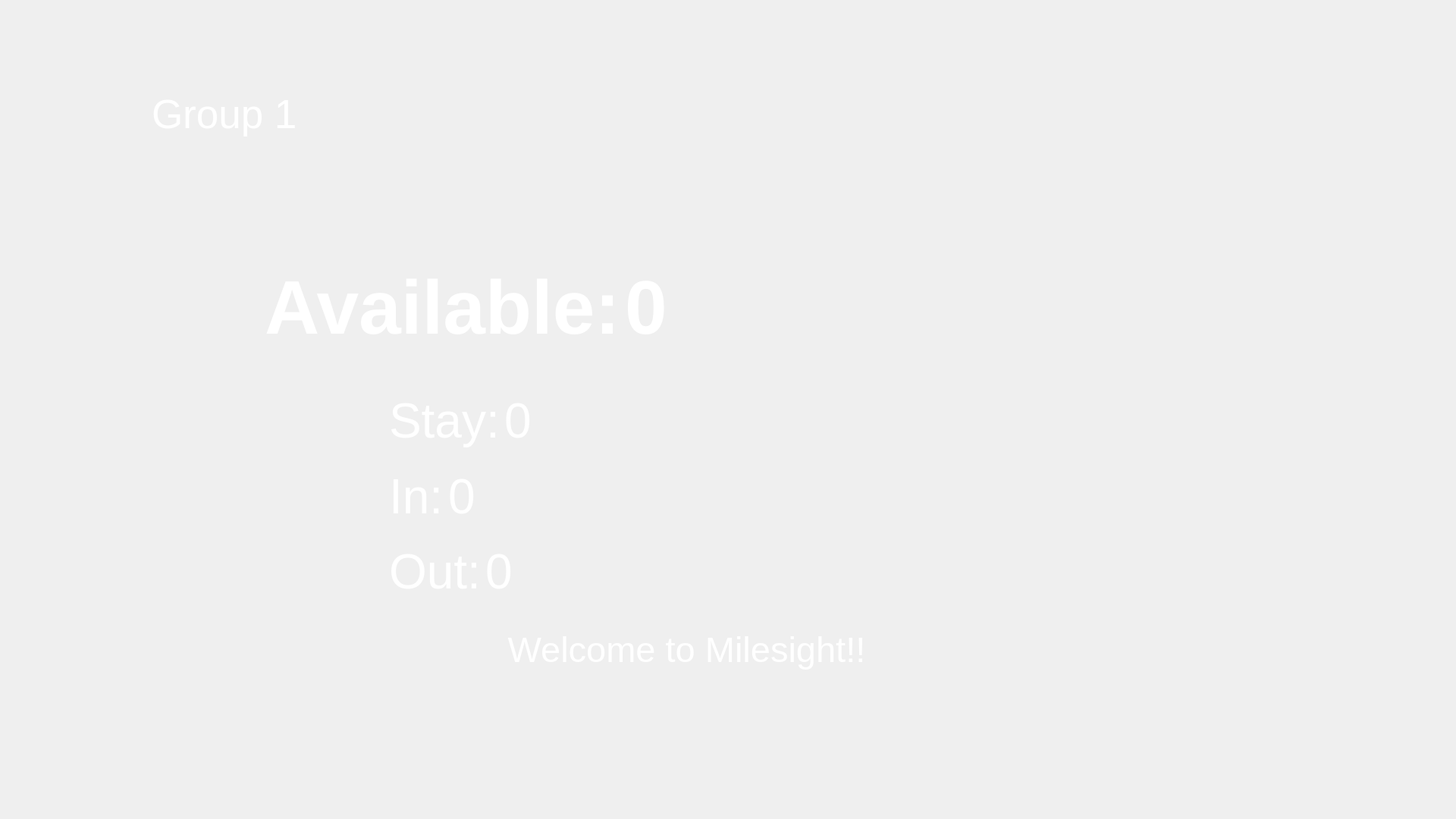
<?xml version="1.0" encoding="UTF-8"?>
<ui version="4.0">
 <class>LiveViewOccupancy</class>
 <widget class="QWidget" name="LiveViewOccupancy">
  <property name="geometry">
   <rect>
    <x>0</x>
    <y>0</y>
    <width>1920</width>
    <height>1080</height>
   </rect>
  </property>
  <property name="windowTitle">
   <string>Form</string>
  </property>
  <layout class="QGridLayout" name="gridLayout">
   <property name="leftMargin">
    <number>0</number>
   </property>
   <property name="topMargin">
    <number>0</number>
   </property>
   <property name="rightMargin">
    <number>0</number>
   </property>
   <property name="bottomMargin">
    <number>0</number>
   </property>
   <item row="0" column="0">
    <widget class="QWidget" name="widgetBackground" native="true">
     <property name="styleSheet">
      <string notr="true">QWidget#widgetBackground
{
	border-image: url(:/liveview_occupancy/liveview_occupancy/BG.jpg);
}</string>
     </property>
     <widget class="QWidget" name="rcWidgetLogo" native="true">
      <property name="geometry">
       <rect>
        <x>870</x>
        <y>40</y>
        <width>184</width>
        <height>50</height>
       </rect>
      </property>
      <layout class="QGridLayout" name="gridLayout_2">
       <property name="leftMargin">
        <number>0</number>
       </property>
       <property name="topMargin">
        <number>0</number>
       </property>
       <property name="rightMargin">
        <number>0</number>
       </property>
       <property name="bottomMargin">
        <number>0</number>
       </property>
       <item row="0" column="0">
        <widget class="QLabel" name="label">
         <property name="text">
          <string/>
         </property>
         <property name="pixmap">
          <pixmap resource="../resource/resource.qrc">:/liveview_occupancy/liveview_occupancy/LOGO.png</pixmap>
         </property>
         <property name="alignment">
          <set>Qt::AlignCenter</set>
         </property>
        </widget>
       </item>
      </layout>
     </widget>
     <widget class="QWidget" name="rcWidgetData" native="true">
      <property name="geometry">
       <rect>
        <x>340</x>
        <y>340</y>
        <width>901</width>
        <height>461</height>
       </rect>
      </property>
      <layout class="QVBoxLayout" name="verticalLayout">
       <item>
        <widget class="QWidget" name="widgetAvailable" native="true">
         <property name="styleSheet">
          <string notr="true">QLabel {color: #FFFFFF; font-size: 75pt; font-weight: bold;}</string>
         </property>
         <layout class="QHBoxLayout" name="horizontalLayout">
          <property name="bottomMargin">
           <number>40</number>
          </property>
          <item>
           <widget class="QLabel" name="labelAvailable">
            <property name="text">
             <string>Available:</string>
            </property>
           </widget>
          </item>
          <item>
           <widget class="QLabel" name="labelAvailableValue">
            <property name="sizePolicy">
             <sizepolicy hsizetype="Expanding" vsizetype="Preferred">
              <horstretch>0</horstretch>
              <verstretch>0</verstretch>
             </sizepolicy>
            </property>
            <property name="text">
             <string>0</string>
            </property>
           </widget>
          </item>
         </layout>
        </widget>
       </item>
       <item>
        <widget class="QWidget" name="widgetStay" native="true">
         <property name="styleSheet">
          <string notr="true">QLabel {color: #FFFFFF; font-size: 48pt;}</string>
         </property>
         <layout class="QHBoxLayout" name="horizontalLayoutStay">
          <property name="leftMargin">
           <number>100</number>
          </property>
          <item>
           <widget class="QLabel" name="labelIconStay">
            <property name="styleSheet">
             <string notr="true">padding-right: 30px;</string>
            </property>
            <property name="text">
             <string/>
            </property>
            <property name="pixmap">
             <pixmap resource="../resource/resource.qrc">:/liveview_occupancy/liveview_occupancy/Stays_1.png</pixmap>
            </property>
           </widget>
          </item>
          <item>
           <widget class="QLabel" name="labelStay">
            <property name="text">
             <string>Stay:</string>
            </property>
           </widget>
          </item>
          <item>
           <widget class="QLabel" name="labelStayValue">
            <property name="sizePolicy">
             <sizepolicy hsizetype="Expanding" vsizetype="Preferred">
              <horstretch>0</horstretch>
              <verstretch>0</verstretch>
             </sizepolicy>
            </property>
            <property name="text">
             <string>0</string>
            </property>
           </widget>
          </item>
         </layout>
        </widget>
       </item>
       <item>
        <widget class="QWidget" name="widgetIn" native="true">
         <property name="styleSheet">
          <string notr="true">QLabel {color: #FFFFFF; font-size: 48pt;}</string>
         </property>
         <layout class="QHBoxLayout" name="horizontalLayoutIn">
          <property name="leftMargin">
           <number>100</number>
          </property>
          <item>
           <widget class="QLabel" name="labelIconIn">
            <property name="styleSheet">
             <string notr="true">padding-right: 30px;</string>
            </property>
            <property name="text">
             <string/>
            </property>
            <property name="pixmap">
             <pixmap resource="../resource/resource.qrc">:/liveview_occupancy/liveview_occupancy/In_1.png</pixmap>
            </property>
           </widget>
          </item>
          <item>
           <widget class="QLabel" name="labelIn">
            <property name="text">
             <string>In:</string>
            </property>
           </widget>
          </item>
          <item>
           <widget class="QLabel" name="labelInValue">
            <property name="sizePolicy">
             <sizepolicy hsizetype="Expanding" vsizetype="Preferred">
              <horstretch>0</horstretch>
              <verstretch>0</verstretch>
             </sizepolicy>
            </property>
            <property name="text">
             <string>0</string>
            </property>
           </widget>
          </item>
         </layout>
        </widget>
       </item>
       <item>
        <widget class="QWidget" name="widgetOut" native="true">
         <property name="styleSheet">
          <string notr="true">QLabel {color: #FFFFFF; font-size: 48pt;}</string>
         </property>
         <layout class="QHBoxLayout" name="horizontalLayoutOut">
          <property name="leftMargin">
           <number>100</number>
          </property>
          <item>
           <widget class="QLabel" name="labelIconOut">
            <property name="styleSheet">
             <string notr="true">padding-right: 30px;</string>
            </property>
            <property name="text">
             <string/>
            </property>
            <property name="pixmap">
             <pixmap resource="../resource/resource.qrc">:/liveview_occupancy/liveview_occupancy/Out_1.png</pixmap>
            </property>
           </widget>
          </item>
          <item>
           <widget class="QLabel" name="labelOut">
            <property name="text">
             <string>Out:</string>
            </property>
           </widget>
          </item>
          <item>
           <widget class="QLabel" name="labelOutValue">
            <property name="sizePolicy">
             <sizepolicy hsizetype="Expanding" vsizetype="Preferred">
              <horstretch>0</horstretch>
              <verstretch>0</verstretch>
             </sizepolicy>
            </property>
            <property name="text">
             <string>0</string>
            </property>
           </widget>
          </item>
         </layout>
        </widget>
       </item>
      </layout>
     </widget>
     <widget class="QWidget" name="rcWidgetGroup" native="true">
      <property name="geometry">
       <rect>
        <x>200</x>
        <y>110</y>
        <width>231</width>
        <height>81</height>
       </rect>
      </property>
      <layout class="QHBoxLayout" name="horizontalLayout_2">
       <property name="leftMargin">
        <number>0</number>
       </property>
       <property name="topMargin">
        <number>0</number>
       </property>
       <property name="rightMargin">
        <number>0</number>
       </property>
       <property name="bottomMargin">
        <number>0</number>
       </property>
       <item>
        <widget class="MyLabel" name="labelGroup">
         <property name="styleSheet">
          <string notr="true">QLabel
{
	color: #FFFFFF;
	font: 40pt;
}</string>
         </property>
         <property name="text">
          <string>Group 1</string>
         </property>
        </widget>
       </item>
      </layout>
     </widget>
     <widget class="QWidget" name="rcWidgetRefresh" native="true">
      <property name="geometry">
       <rect>
        <x>1670</x>
        <y>830</y>
        <width>89</width>
        <height>52</height>
       </rect>
      </property>
      <layout class="QHBoxLayout" name="horizontalLayout_3">
       <property name="leftMargin">
        <number>0</number>
       </property>
       <property name="topMargin">
        <number>0</number>
       </property>
       <property name="rightMargin">
        <number>0</number>
       </property>
       <property name="bottomMargin">
        <number>0</number>
       </property>
       <item>
        <widget class="MyToolButton" name="toolButtonReset">
         <property name="sizePolicy">
          <sizepolicy hsizetype="Ignored" vsizetype="Ignored">
           <horstretch>0</horstretch>
           <verstretch>0</verstretch>
          </sizepolicy>
         </property>
         <property name="styleSheet">
          <string notr="true">QToolButton
{
	border: 0px;
	border-image: url(:/liveview_occupancy/liveview_occupancy/Refresh_1.png);
	background-color: transparent;
}
QToolButton:hover
{
	border-image: url(:/liveview_occupancy/liveview_occupancy/Refresh-highlight_1.png);
}
QToolButton:pressed
{
	border-image: url(:/liveview_occupancy/liveview_occupancy/Refresh_1.png);
}</string>
         </property>
         <property name="text">
          <string/>
         </property>
        </widget>
       </item>
      </layout>
     </widget>
     <widget class="QWidget" name="rcWidgetQuit" native="true">
      <property name="geometry">
       <rect>
        <x>1700</x>
        <y>127</y>
        <width>52</width>
        <height>48</height>
       </rect>
      </property>
      <layout class="QHBoxLayout" name="horizontalLayout_4">
       <property name="leftMargin">
        <number>0</number>
       </property>
       <property name="topMargin">
        <number>0</number>
       </property>
       <property name="rightMargin">
        <number>0</number>
       </property>
       <property name="bottomMargin">
        <number>0</number>
       </property>
       <item>
        <widget class="MyToolButton" name="toolButtonQuit">
         <property name="sizePolicy">
          <sizepolicy hsizetype="Ignored" vsizetype="Ignored">
           <horstretch>0</horstretch>
           <verstretch>0</verstretch>
          </sizepolicy>
         </property>
         <property name="styleSheet">
          <string notr="true">QToolButton
{
	border: 0px;
	border-image: url(:/liveview_occupancy/liveview_occupancy/shut_1.png);
	background-color: transparent;
}
QToolButton:hover
{
	border-image: url(:/liveview_occupancy/liveview_occupancy/shut-highlight_1.png);
}
QToolButton:pressed
{
	border-image: url(:/liveview_occupancy/liveview_occupancy/shut_1.png);
}</string>
         </property>
         <property name="text">
          <string/>
         </property>
        </widget>
       </item>
      </layout>
     </widget>
     <widget class="QWidget" name="rcWidgetSetting" native="true">
      <property name="geometry">
       <rect>
        <x>450</x>
        <y>130</y>
        <width>46</width>
        <height>47</height>
       </rect>
      </property>
      <layout class="QHBoxLayout" name="horizontalLayout_9">
       <property name="leftMargin">
        <number>0</number>
       </property>
       <property name="topMargin">
        <number>0</number>
       </property>
       <property name="rightMargin">
        <number>0</number>
       </property>
       <property name="bottomMargin">
        <number>0</number>
       </property>
       <item>
        <widget class="MyToolButton" name="toolButtonSetting">
         <property name="sizePolicy">
          <sizepolicy hsizetype="Ignored" vsizetype="Ignored">
           <horstretch>0</horstretch>
           <verstretch>0</verstretch>
          </sizepolicy>
         </property>
         <property name="styleSheet">
          <string notr="true">QToolButton
{
	border: 0px;
	border-image: url(:/liveview_occupancy/liveview_occupancy/Setup_1.png);
	background-color: transparent;
}
QToolButton:hover
{
	border-image: url(:/liveview_occupancy/liveview_occupancy/Setup-highlight_1.png);
}
QToolButton:pressed
{
	border-image: url(:/liveview_occupancy/liveview_occupancy/Setup_1.png);
}</string>
         </property>
         <property name="text">
          <string/>
         </property>
        </widget>
       </item>
      </layout>
     </widget>
     <widget class="QWidget" name="rcWidgetIcon" native="true">
      <property name="geometry">
       <rect>
        <x>1150</x>
        <y>280</y>
        <width>400</width>
        <height>570</height>
       </rect>
      </property>
      <layout class="QVBoxLayout" name="verticalLayout_2">
       <item>
        <widget class="QLabel" name="labelGreen">
         <property name="sizePolicy">
          <sizepolicy hsizetype="Preferred" vsizetype="Expanding">
           <horstretch>0</horstretch>
           <verstretch>0</verstretch>
          </sizepolicy>
         </property>
         <property name="text">
          <string/>
         </property>
         <property name="pixmap">
          <pixmap resource="../resource/resource.qrc">:/liveview_occupancy/liveview_occupancy/green_1.png</pixmap>
         </property>
         <property name="alignment">
          <set>Qt::AlignCenter</set>
         </property>
        </widget>
       </item>
       <item>
        <widget class="QLabel" name="labelRed">
         <property name="sizePolicy">
          <sizepolicy hsizetype="Preferred" vsizetype="Expanding">
           <horstretch>0</horstretch>
           <verstretch>0</verstretch>
          </sizepolicy>
         </property>
         <property name="text">
          <string/>
         </property>
         <property name="pixmap">
          <pixmap resource="../resource/resource.qrc">:/liveview_occupancy/liveview_occupancy/gray_1.png</pixmap>
         </property>
         <property name="alignment">
          <set>Qt::AlignCenter</set>
         </property>
        </widget>
       </item>
      </layout>
     </widget>
     <widget class="QLabel" name="labelMessage">
      <property name="geometry">
       <rect>
        <x>170</x>
        <y>830</y>
        <width>1471</width>
        <height>161</height>
       </rect>
      </property>
      <property name="styleSheet">
       <string notr="true">QLabel
{
	color: #FFFFFF;
	font: 35pt;
}</string>
      </property>
      <property name="text">
       <string>Welcome to Milesight!!</string>
      </property>
      <property name="alignment">
       <set>Qt::AlignHCenter|Qt::AlignTop</set>
      </property>
      <property name="wordWrap">
       <bool>true</bool>
      </property>
     </widget>
     <zorder>labelMessage</zorder>
     <zorder>rcWidgetLogo</zorder>
     <zorder>rcWidgetData</zorder>
     <zorder>rcWidgetGroup</zorder>
     <zorder>rcWidgetRefresh</zorder>
     <zorder>rcWidgetQuit</zorder>
     <zorder>rcWidgetSetting</zorder>
     <zorder>rcWidgetIcon</zorder>
    </widget>
   </item>
  </layout>
 </widget>
 <customwidgets>
  <customwidget>
   <class>MyToolButton</class>
   <extends>QToolButton</extends>
   <header>mytoolbutton.h</header>
  </customwidget>
  <customwidget>
   <class>MyLabel</class>
   <extends>QLabel</extends>
   <header>mylabel.h</header>
  </customwidget>
 </customwidgets>
 <resources>
  <include location="../resource/resource.qrc"/>
 </resources>
 <connections/>
</ui>
